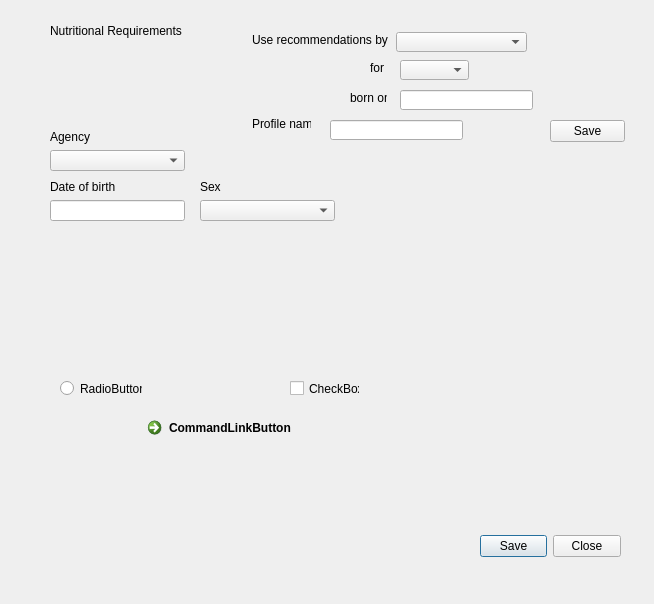
<?xml version="1.0" encoding="UTF-8"?>
<ui version="4.0">
 <class>Dialog</class>
 <widget class="QDialog" name="Dialog">
  <property name="geometry">
   <rect>
    <x>0</x>
    <y>0</y>
    <width>654</width>
    <height>604</height>
   </rect>
  </property>
  <property name="windowTitle">
   <string>Dialog</string>
  </property>
  <widget class="QDialogButtonBox" name="buttonBox">
   <property name="geometry">
    <rect>
     <x>480</x>
     <y>530</y>
     <width>141</width>
     <height>32</height>
    </rect>
   </property>
   <property name="orientation">
    <enum>Qt::Horizontal</enum>
   </property>
   <property name="standardButtons">
    <set>QDialogButtonBox::Close|QDialogButtonBox::Save</set>
   </property>
  </widget>
  <widget class="QCheckBox" name="checkBox">
   <property name="geometry">
    <rect>
     <x>290</x>
     <y>380</y>
     <width>70</width>
     <height>17</height>
    </rect>
   </property>
   <property name="text">
    <string>CheckBox</string>
   </property>
  </widget>
  <widget class="QRadioButton" name="radioButton">
   <property name="geometry">
    <rect>
     <x>60</x>
     <y>380</y>
     <width>82</width>
     <height>17</height>
    </rect>
   </property>
   <property name="text">
    <string>RadioButton</string>
   </property>
  </widget>
  <widget class="QCommandLinkButton" name="commandLinkButton">
   <property name="geometry">
    <rect>
     <x>140</x>
     <y>410</y>
     <width>185</width>
     <height>41</height>
    </rect>
   </property>
   <property name="text">
    <string>CommandLinkButton</string>
   </property>
  </widget>
  <widget class="QLabel" name="label">
   <property name="geometry">
    <rect>
     <x>50</x>
     <y>20</y>
     <width>151</width>
     <height>21</height>
    </rect>
   </property>
   <property name="text">
    <string>Nutritional Requirements</string>
   </property>
  </widget>
  <widget class="QLineEdit" name="lineEdit">
   <property name="geometry">
    <rect>
     <x>330</x>
     <y>120</y>
     <width>133</width>
     <height>20</height>
    </rect>
   </property>
  </widget>
  <widget class="QLabel" name="label_2">
   <property name="geometry">
    <rect>
     <x>252</x>
     <y>116</y>
     <width>59</width>
     <height>16</height>
    </rect>
   </property>
   <property name="text">
    <string>Profile name</string>
   </property>
  </widget>
  <widget class="QWidget" name="layoutWidget">
   <property name="geometry">
    <rect>
     <x>200</x>
     <y>180</y>
     <width>135</width>
     <height>41</height>
    </rect>
   </property>
   <layout class="QVBoxLayout" name="verticalLayout_2">
    <item>
     <widget class="QLabel" name="label_3">
      <property name="text">
       <string>Sex</string>
      </property>
     </widget>
    </item>
    <item>
     <widget class="QComboBox" name="comboBox_2"/>
    </item>
   </layout>
  </widget>
  <widget class="QWidget" name="layoutWidget_2">
   <property name="geometry">
    <rect>
     <x>50</x>
     <y>180</y>
     <width>135</width>
     <height>41</height>
    </rect>
   </property>
   <layout class="QVBoxLayout" name="verticalLayout_3">
    <item>
     <widget class="QLabel" name="label_4">
      <property name="text">
       <string>Date of birth</string>
      </property>
     </widget>
    </item>
    <item>
     <widget class="QLineEdit" name="lineEdit_4"/>
    </item>
   </layout>
  </widget>
  <widget class="QWidget" name="layoutWidget_3">
   <property name="geometry">
    <rect>
     <x>50</x>
     <y>130</y>
     <width>135</width>
     <height>41</height>
    </rect>
   </property>
   <layout class="QVBoxLayout" name="verticalLayout_4">
    <item>
     <widget class="QLabel" name="label_5">
      <property name="text">
       <string>Agency</string>
      </property>
     </widget>
    </item>
    <item>
     <widget class="QComboBox" name="comboBox"/>
    </item>
   </layout>
  </widget>
  <widget class="QLabel" name="label_6">
   <property name="geometry">
    <rect>
     <x>252</x>
     <y>32</y>
     <width>138</width>
     <height>16</height>
    </rect>
   </property>
   <property name="text">
    <string>Use recommendations by</string>
   </property>
  </widget>
  <widget class="QComboBox" name="comboBox_3">
   <property name="geometry">
    <rect>
     <x>396</x>
     <y>32</y>
     <width>131</width>
     <height>20</height>
    </rect>
   </property>
  </widget>
  <widget class="QDialogButtonBox" name="buttonBox_2">
   <property name="geometry">
    <rect>
     <x>550</x>
     <y>120</y>
     <width>75</width>
     <height>23</height>
    </rect>
   </property>
   <property name="orientation">
    <enum>Qt::Horizontal</enum>
   </property>
   <property name="standardButtons">
    <set>QDialogButtonBox::Save</set>
   </property>
  </widget>
  <widget class="QLabel" name="label_9">
   <property name="geometry">
    <rect>
     <x>350</x>
     <y>90</y>
     <width>37</width>
     <height>16</height>
    </rect>
   </property>
   <property name="text">
    <string>born on</string>
   </property>
  </widget>
  <widget class="QLineEdit" name="lineEdit_3">
   <property name="geometry">
    <rect>
     <x>400</x>
     <y>90</y>
     <width>133</width>
     <height>20</height>
    </rect>
   </property>
  </widget>
  <widget class="QComboBox" name="comboBox_4">
   <property name="geometry">
    <rect>
     <x>400</x>
     <y>60</y>
     <width>69</width>
     <height>20</height>
    </rect>
   </property>
  </widget>
  <widget class="QLabel" name="label_8">
   <property name="geometry">
    <rect>
     <x>370</x>
     <y>60</y>
     <width>16</width>
     <height>16</height>
    </rect>
   </property>
   <property name="text">
    <string>for</string>
   </property>
  </widget>
 </widget>
 <resources/>
 <connections>
  <connection>
   <sender>buttonBox</sender>
   <signal>rejected()</signal>
   <receiver>Dialog</receiver>
   <slot>reject()</slot>
   <hints>
    <hint type="sourcelabel">
     <x>316</x>
     <y>260</y>
    </hint>
    <hint type="destinationlabel">
     <x>286</x>
     <y>274</y>
    </hint>
   </hints>
  </connection>
  <connection>
   <sender>buttonBox</sender>
   <signal>accepted()</signal>
   <receiver>Dialog</receiver>
   <slot>accept()</slot>
   <hints>
    <hint type="sourcelabel">
     <x>248</x>
     <y>254</y>
    </hint>
    <hint type="destinationlabel">
     <x>157</x>
     <y>274</y>
    </hint>
   </hints>
  </connection>
 </connections>
</ui>
